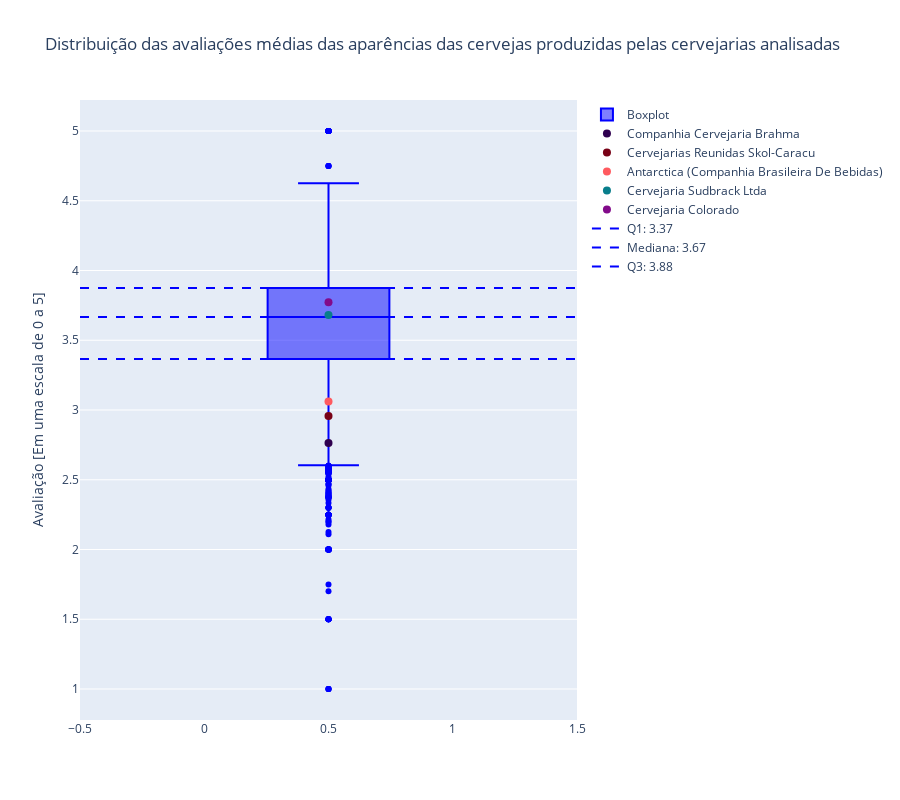

Source (notebook cell):
### Code cell
# Gera um boxplot da distribuição das avaliações médias das aparências das cervejas produzidas pelas cervejarias presentes no dataset, 
# destacando as cervejarias brasileiras e os quartis do boxplot em questão.

# Cria uma lista de cores para destacar os pontos que representam as cervejarias brasileiras.
colors = ["#2F004F","#780116", "#FF5A5F", "#087E8B","#820B8A"]

# Cria um título para o plot.
title = "Distribuição das avaliações médias das aparências das cervejas produzidas pelas cervejarias analisadas"

# Cria um título para o eixo y do plot.
yaxis_title = "Avaliação [Em uma escala de 0 a 5]"

# Cria o plot descrito no ínicio dessa célula.
generate_boxplot(breweries_production_appearance_reviews, brazilian_breweries_production_appearance_reviews, 
                 colors,title=title, yaxis_title=yaxis_title)

### Figure 1 — Plotly figure (JSON) as saved in the notebook; plotly's stock layout.template omitted (floating-point values rounded to 4 significant figures; data arrays with more than 128 entries replaced by an {"elided": "..."} marker saying what was removed)
{"data": [{"line": {"color": "blue"}, "marker": {"color": "blue"}, "name": "Boxplot", "type": "box", "x": {"elided": "5742 float values"}, "y": {"elided": "5742 float values"}}, {"marker": {"color": "#2F004F", "size": 8}, "mode": "markers", "name": "Companhia Cervejaria Brahma", "type": "scatter", "x": [0.5], "y": [2.763]}, {"marker": {"color": "#780116", "size": 8}, "mode": "markers", "name": "Cervejarias Reunidas Skol-Caracu", "type": "scatter", "x": [0.5], "y": [2.957]}, {"marker": {"color": "#FF5A5F", "size": 8}, "mode": "markers", "name": "Antarctica (Companhia Brasileira De Bebidas)", "type": "scatter", "x": [0.5], "y": [3.062]}, {"marker": {"color": "#087E8B", "size": 8}, "mode": "markers", "name": "Cervejaria Sudbrack Ltda", "type": "scatter", "x": [0.5], "y": [3.68]}, {"marker": {"color": "#820B8A", "size": 8}, "mode": "markers", "name": "Cervejaria Colorado", "type": "scatter", "x": [0.5], "y": [3.773]}, {"line": {"color": "blue", "dash": "dash"}, "mode": "lines", "name": "Q1: 3.37", "type": "scatter", "x": [-0.5, 1.5], "y": [3.366, 3.366]}, {"line": {"color": "blue", "dash": "dash"}, "mode": "lines", "name": "Mediana: 3.67", "type": "scatter", "x": [-0.5, 1.5], "y": [3.667, 3.667]}, {"line": {"color": "blue", "dash": "dash"}, "mode": "lines", "name": "Q3: 3.88", "type": "scatter", "x": [-0.5, 1.5], "y": [3.875, 3.875]}], "layout": {"height": 800, "showlegend": true, "title": {"text": "Distribuição das avaliações médias das aparências das cervejas produzidas pelas cervejarias analisadas"}, "yaxis": {"title": {"text": "Avaliação [Em uma escala de 0 a 5]"}}}}
